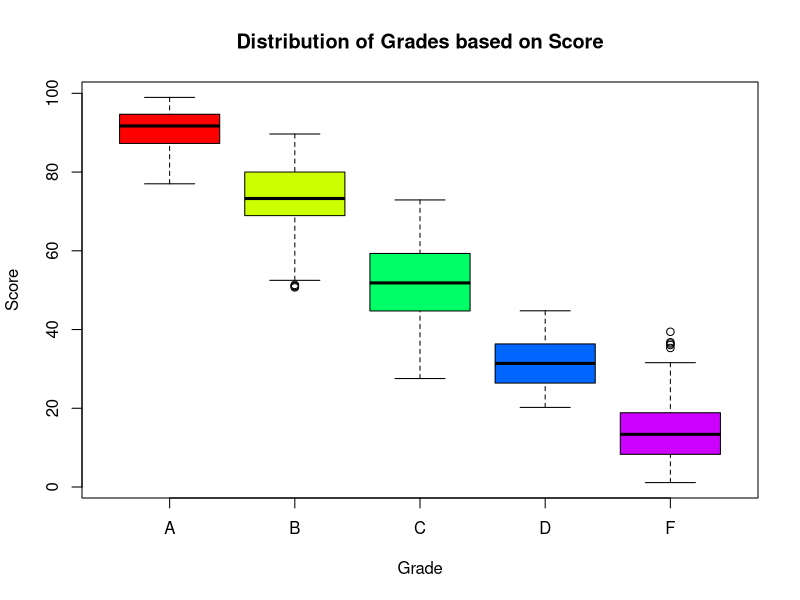
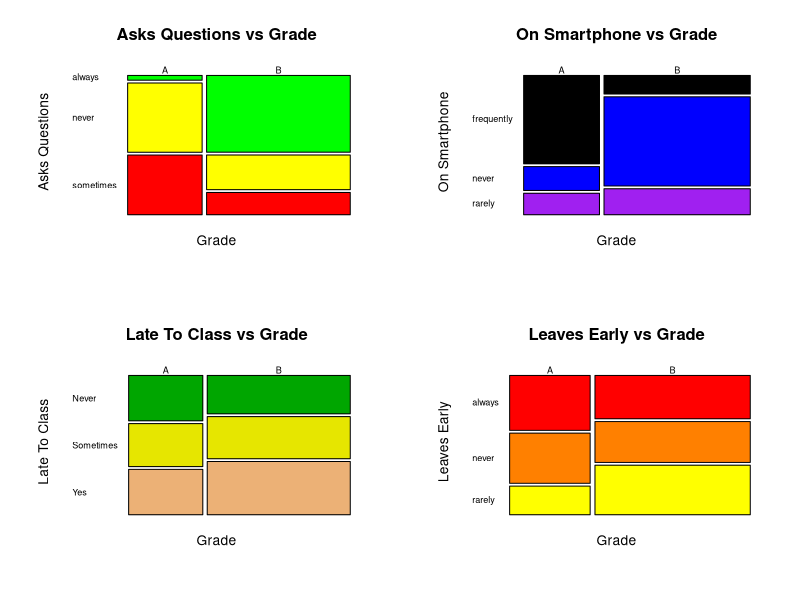
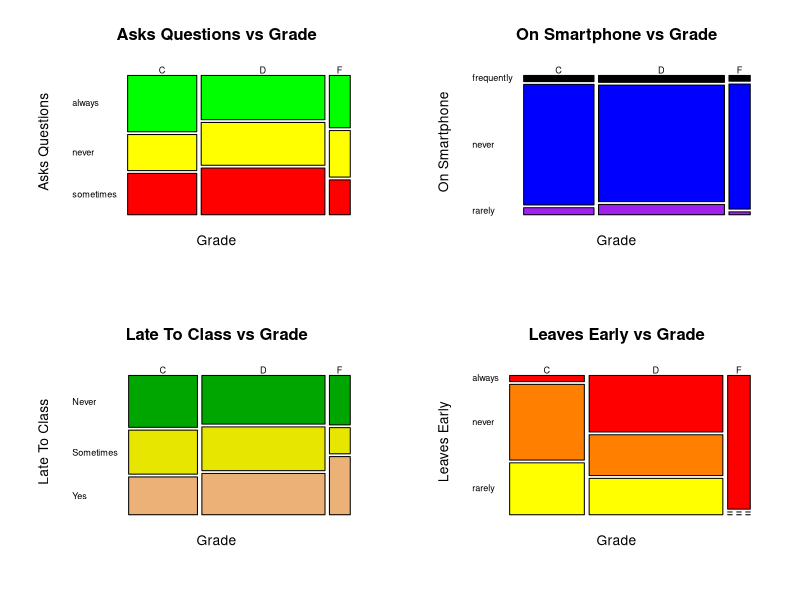
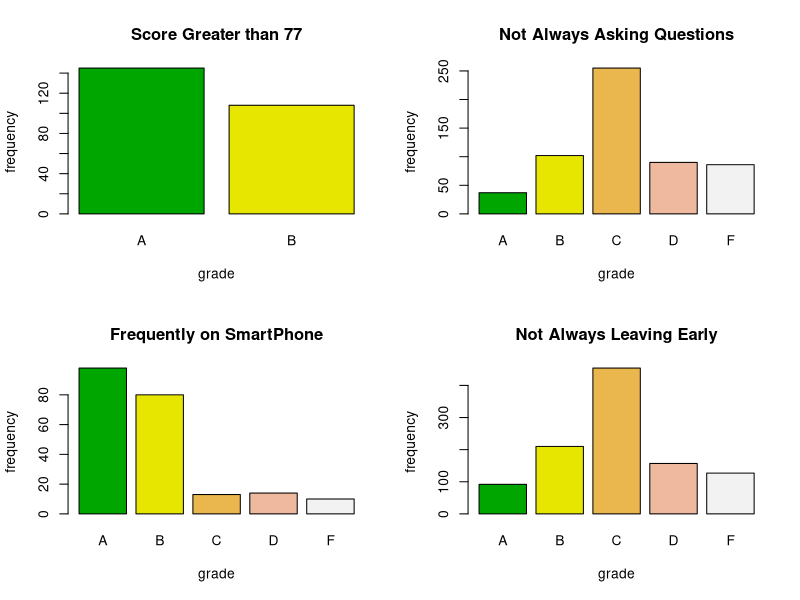
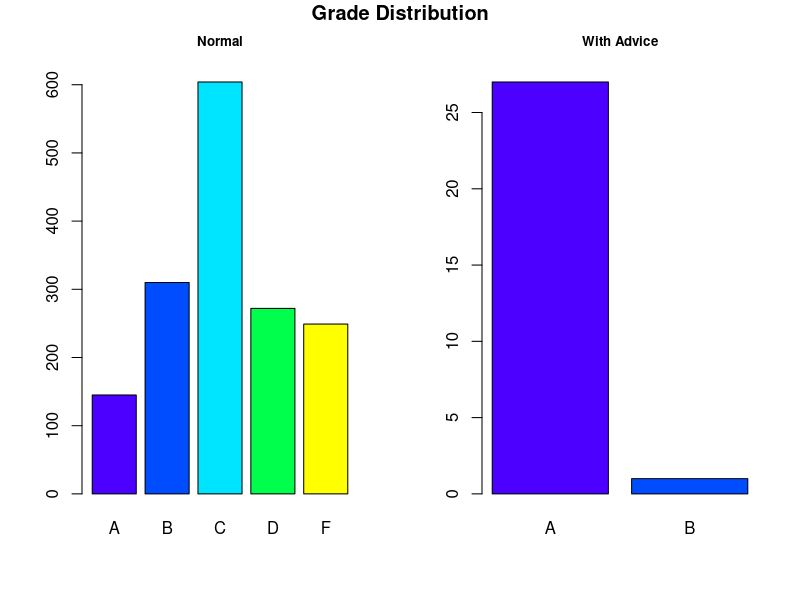

R code for these plots, in order:
#Tanvi Wagle 184006478

# Load Data (make sure the path is right or import data set)
# either import data or read csv
library(readr)
moody2019 <- read.csv('MOODY-2019.csv', sep = ",")

# First Figure
boxplot(moody2019$SCORE~moody2019$GRADE, main="Distribution of Grades based on Score", xlab="Grade", ylab="Score", col=rainbow(5))
means <- tapply(moody2019$SCORE,moody2019$GRADE,mean)
"Score Means"
means

# Second Figure
range <- tapply(moody2019$SCORE, moody2019$GRADE, range)
range

#Third Figure
overlapAB <- moody2019[moody2019$SCORE >= 77.02 & moody2019$SCORE <= 89.67,]
overlapAB$GRADE <- factor(overlapAB$GRADE)
par(mfrow=c(2,2))
overlapAB <- moody2019[moody2019$SCORE >= 77.02 & moody2019$SCORE <= 89.67,]
mosaicplot(overlapAB$GRADE~overlapAB$ASKS_QUESTIONS, las=1,col=c("green", "yellow", "red"), main="Asks Questions vs Grade", xlab="Grade", ylab ="Asks Questions")
mosaicplot(overlapAB$GRADE~overlapAB$ON_SMARTPHONE,las=1,col=c("black","blue", "purple", "pink"), main="On Smartphone vs Grade", xlab="Grade", ylab ="On Smartphone")
mosaicplot(overlapAB$GRADE~overlapAB$LATE_IN_CLASS, las=1,col=terrain.colors(4), main="Late To Class vs Grade", xlab="Grade", ylab ="Late To Class")
mosaicplot(overlapAB$GRADE~overlapAB$LEAVES_EARLY, las=1, col=heat.colors(3), main="Leaves Early vs Grade", xlab="Grade", ylab ="Leaves Early")

#Fourth Figure
overlapCDF <- moody2019[moody2019$SCORE >= 20.22 & moody2019$SCORE <= 44.76,]
overlapCDF$GRADE <- factor(overlapCDF$GRADE)
par(mfrow=c(2,2))
mosaicplot(overlapCDF$GRADE~overlapCDF$ASKS_QUESTIONS, las=1,col=c("green", "yellow", "red"), main="Asks Questions vs Grade", xlab="Grade", ylab ="Asks Questions")
mosaicplot(overlapCDF$GRADE~overlapCDF$ON_SMARTPHONE,las=1,col=c("black","blue", "purple", "pink"), main="On Smartphone vs Grade", xlab="Grade", ylab ="On Smartphone")
mosaicplot(overlapCDF$GRADE~overlapCDF$LATE_IN_CLASS, las=1,col=terrain.colors(4), main="Late To Class vs Grade", xlab="Grade", ylab ="Late To Class")
mosaicplot(overlapCDF$GRADE~overlapCDF$LEAVES_EARLY, las=1, col=heat.colors(3), main="Leaves Early vs Grade", xlab="Grade", ylab ="Leaves Early")


#Fifth Figure
par(mfrow=c(2,2))
greater77 <- moody2019[moody2019$SCORE > 77,]
notAlwaysQ <- moody2019[moody2019$ASKS_QUESTIONS == "always",]
freqSmartPhone <- moody2019[moody2019$ON_SMARTPHONE == "frequently",]
notAlwaysEarly <- moody2019[moody2019$LEAVES_EARLY != "always",]
barplot(table(greater77$GRADE), main= "Score Greater than 77", col=terrain.colors(5), ylab="frequency", xlab="grade")
barplot(table(notAlwaysQ$GRADE), main= "Not Always Asking Questions", col=terrain.colors(5), ylab="frequency", xlab="grade")
barplot(table(freqSmartPhone$GRADE), main= "Frequently on SmartPhone", col=terrain.colors(5), ylab="frequency", xlab="grade")
barplot(table(notAlwaysEarly$GRADE), main= "Not Always Leaving Early", col=terrain.colors(5), ylab="frequency", xlab="grade")

#Sixth Figure 
par(mfrow=c(1,2))
all <- moody2019[moody2019$ASKS_QUESTIONS != "always" & moody2019$ON_SMARTPHONE == "frequently" & moody2019$LEAVES_EARLY == "always" & moody2019$SCORE > 77 ,]
barplot(table(moody2019$GRADE), main= "Normal", col=topo.colors(5), cex.main =0.8,  col.lab="white")
barplot(table(all$GRADE), main= "With Advice", col=topo.colors(5), cex.main =0.8)
title("Grade Distribution", outer = TRUE, line=-1)

